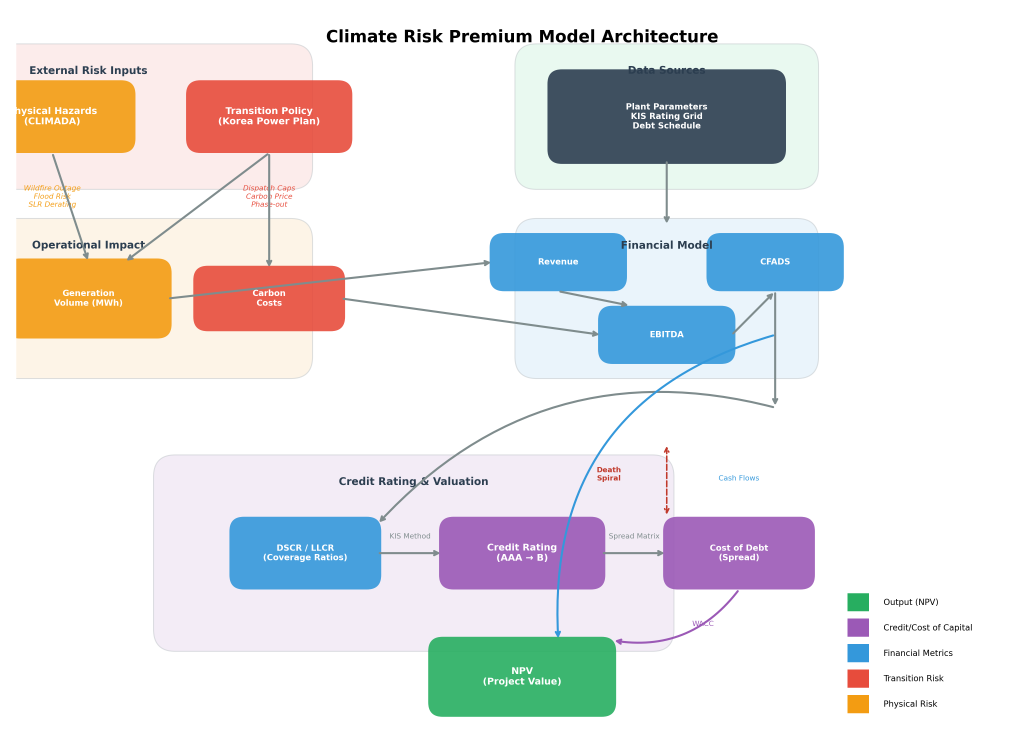
#> input picture results/figures/fig4_model_architecture.png, 4142 x 2970 px (shown at 1/4 size); the run also reads 1 picture not shown here
$ python generate_model_explainer_pdf.py
#> lines starting #> are read from the running program, lines starting #| are printed output that depends on the picture
#!/usr/bin/env python3
"""Generate investor-focused CRP Model Explainer PDF.

Output: docs/CRP_Model_Explainer.pdf (~10 pages, landscape letter)
Dependencies: matplotlib, numpy (standard scientific Python stack)
"""

import sys
from pathlib import Path

import matplotlib
matplotlib.use("Agg")
import matplotlib.pyplot as plt
from matplotlib.backends.backend_pdf import PdfPages
import matplotlib.image as mpimg
import numpy as np

# ---------------------------------------------------------------------------
# Constants
# ---------------------------------------------------------------------------
PROJECT_ROOT = Path(__file__).resolve().parent.parent
OUTPUT_PDF = PROJECT_ROOT / "docs" / "CRP_Model_Explainer.pdf"

# Existing figure paths
FIG_ARCHITECTURE = PROJECT_ROOT / "results" / "figures" / "fig4_model_architecture.png"
FIG_NPV = PROJECT_ROOT / "paper_dev" / "03_figures" / "fig_npv_frozen.png"
FIG_CRP = PROJECT_ROOT / "paper_dev" / "03_figures" / "fig_crp_frozen.png"
FIG_TORNADO = PROJECT_ROOT / "paper_dev" / "03_figures" / "fig_robustness_tornado.png"

# Color palette
NAVY = "#1B2838"
WHITE = "#FFFFFF"
LIGHT_GRAY = "#F4F6F7"
ACCENT_RED = "#C0392B"
DARK_GRAY = "#2C3E50"
MID_GRAY = "#7F8C8D"
ACCENT_BLUE = "#2980B9"

PAGE_W, PAGE_H = 11, 8.5  # landscape letter


def _new_figure():
    """Create a fresh landscape-letter figure."""
    fig = plt.figure(figsize=(PAGE_W, PAGE_H))
    fig.patch.set_facecolor(WHITE)
    return fig


def _header_band(fig, title, subtitle=None, y_top=0.95, height=0.10):
    """Draw a dark navy header band across the top of the page."""
    from matplotlib.patches import FancyBboxPatch
    ax_bg = fig.add_axes([0, y_top - height, 1, height])
    ax_bg.set_xlim(0, 1)
    ax_bg.set_ylim(0, 1)
    ax_bg.set_facecolor(NAVY)
    ax_bg.axis("off")
    ax_bg.text(0.05, 0.55, title, color=WHITE, fontsize=16,
               fontweight="bold", va="center", ha="left")
    if subtitle:
        ax_bg.text(0.95, 0.55, subtitle, color=MID_GRAY, fontsize=9,
                   va="center", ha="right")


def _footer(fig, text="PLANiT Institute  |  Climate Risk Premium Model  |  February 2026"):
    """Small footer at the bottom."""
    fig.text(0.5, 0.02, text, fontsize=7, color=MID_GRAY, ha="center")


def _embed_image(fig, path, rect):
    """Embed a PNG into the figure at the given rect [left, bottom, w, h]."""
    ax = fig.add_axes(rect)
    img = mpimg.imread(str(path))
    ax.imshow(img, aspect="auto")
    ax.axis("off")
    return ax


# ===== PAGE BUILDERS ========================================================

def page_cover(pdf):
    """Page 1 — Cover."""
    fig = _new_figure()
    fig.patch.set_facecolor(NAVY)

    fig.text(0.5, 0.62, "Climate Risk Premium Model",
             fontsize=36, fontweight="bold", color=WHITE, ha="center")
    fig.text(0.5, 0.53, "Samcheok Coal Asset",
             fontsize=28, color=WHITE, ha="center", fontstyle="italic")

    fig.text(0.5, 0.40,
             "Quantifying transition and physical climate risk\nfor project finance",
             fontsize=14, color=MID_GRAY, ha="center", linespacing=1.6)

    fig.text(0.5, 0.22, "PLANiT Institute", fontsize=13, color=WHITE,
             ha="center", fontweight="bold")
    fig.text(0.5, 0.17, "February 2026", fontsize=11, color=MID_GRAY,
             ha="center")

    # Decorative line
    ax_line = fig.add_axes([0.3, 0.30, 0.4, 0.002])
    ax_line.set_facecolor(ACCENT_RED)
    ax_line.axis("off")

    pdf.savefig(fig)
    plt.close(fig)


def page_executive_summary(pdf):
    """Page 2 — Executive Summary."""
    fig = _new_figure()
    _header_band(fig, "Executive Summary")
    _footer(fig)

    findings = [
        ("1", "Baseline NPV: $4,629M",
         "Under current policy, the Samcheok asset is rated AA with strong debt service coverage (DSCR 2.56)."),
        ("2", "Enhanced phase-down: \u2013$1,891M  (CC rated)",
         "Korea\u2019s 11th Basic Plan for Electricity triggers a $6.5 billion value swing \u2014 the single largest risk driver."),
        ("3", "Climate risk premium: up to 1,020 bps",
         "Under aggressive transition, lenders would demand 10.2% additional yield over risk-free benchmarks."),
        ("4", "Transition risk dominates physical risk by 103:1",
         "Policy-driven cash flow erosion overwhelms direct physical damage across every scenario tested."),
        ("5", "Results robust across 100% of stress grid",
         "All 648 deterministic grid points confirm transition dominance; no reversal found."),
    ]

    y = 0.78
    for num, headline, detail in findings:
        # Number circle
        fig.text(0.06, y, num, fontsize=22, fontweight="bold",
                 color=WHITE, ha="center", va="center",
                 bbox=dict(boxstyle="circle,pad=0.3", fc=ACCENT_RED, ec="none"))
        fig.text(0.10, y + 0.005, headline, fontsize=14, fontweight="bold",
                 color=DARK_GRAY, va="center")
        fig.text(0.10, y - 0.035, detail, fontsize=10, color=MID_GRAY,
                 va="center", wrap=True)
        y -= 0.135

    pdf.savefig(fig)
    plt.close(fig)


def page_the_asset(pdf):
    """Page 3 — The Asset."""
    fig = _new_figure()
    _header_band(fig, "The Asset", "Samcheok Blue Power Plant")
    _footer(fig)

    # Description
    desc = (
        "Samcheok Blue Power Plant is a 2.1 GW supercritical coal-fired generation facility\n"
        "located in Gangwon Province, South Korea. Commissioned in 2017 with a 30-year design\n"
        "life, the plant is one of the youngest and most efficient coal assets in Korea\u2019s fleet.\n"
        "It represents a critical test case for stranded-asset risk under the national energy\n"
        "transition framework."
    )
    fig.text(0.06, 0.74, desc, fontsize=11, color=DARK_GRAY,
             va="top", linespacing=1.6)

    # Financial parameters table
    ax_t = fig.add_axes([0.06, 0.12, 0.88, 0.38])
    ax_t.axis("off")

    col_labels = ["Parameter", "Value", "Parameter", "Value"]
    table_data = [
        ["Capacity",       "2,100 MW",         "CAPEX",            "$3,550 M"],
        ["Technology",     "Supercritical coal","Debt / Equity",    "70% / 30%"],
        ["Heat rate",      "8.8 MMBtu/MWh",    "Interest rate",    "5.0%"],
        ["Capacity factor","85%",               "Tax rate",         "25%"],
        ["Emissions",      "0.82 tCO\u2082/MWh",   "Design life",      "30 years"],
        ["Efficiency",     "39%",               "Base electricity price","$65/MWh"],
    ]

    table = ax_t.table(cellText=table_data, colLabels=col_labels,
                       loc="center", cellLoc="center")
    table.auto_set_font_size(False)
    table.set_fontsize(10)
    table.scale(1.0, 1.8)

    # Style header row
    for j in range(4):
        cell = table[0, j]
        cell.set_facecolor(NAVY)
        cell.set_text_props(color=WHITE, fontweight="bold")
    # Style data rows
    for i in range(1, len(table_data) + 1):
        for j in range(4):
            cell = table[i, j]
            cell.set_facecolor(LIGHT_GRAY if i % 2 == 0 else WHITE)
            if j in (0, 2):  # parameter name columns
                cell.set_text_props(fontweight="bold", color=DARK_GRAY)

    pdf.savefig(fig)
    plt.close(fig)


def page_architecture(pdf):
    """Page 4 — Model Architecture."""
    fig = _new_figure()
    _header_band(fig, "Model Architecture")
    _footer(fig)

    if FIG_ARCHITECTURE.exists():
        _embed_image(fig, FIG_ARCHITECTURE, [0.05, 0.10, 0.90, 0.70])
    else:
        fig.text(0.5, 0.45, "[Architecture figure not found]",
                 fontsize=14, color=ACCENT_RED, ha="center")

    fig.text(0.5, 0.06,
             "Scenario Inputs  \u2192  Operational Impact  \u2192  Financial Model  "
             "\u2192  Credit Rating  \u2192  Climate Risk Premium",
             fontsize=10, color=DARK_GRAY, ha="center",
             bbox=dict(boxstyle="round,pad=0.4", fc=LIGHT_GRAY, ec=MID_GRAY, lw=0.5))

    pdf.savefig(fig)
    plt.close(fig)


def page_scenarios(pdf):
    """Page 5 — Scenario Design."""
    fig = _new_figure()
    _header_band(fig, "Scenario Design", "11 deterministic scenarios")
    _footer(fig)

    col_labels = ["Scenario", "Type", "Key Driver", "NPV ($M)", "Rating"]
    table_data = [
        ["Baseline",              "Reference",   "Current policy",            "4,629",  "AA"],
        ["Moderate transition",   "Transition",  "Dispatch penalty 15%",      "3,534",  "AA"],
        ["Aggressive transition", "Transition",  "Dispatch penalty 40%",      "1,369",  "A"],
        ["Moderate physical",     "Physical",    "1.5\u00d7 climate mult.",       "4,599",  "AA"],
        ["High physical",         "Physical",    "2.5\u00d7 climate mult.",       "4,566",  "AA"],
        ["Combined moderate",     "Combined",    "Trans. + phys. moderate",   "3,513",  "AA"],
        ["Combined aggressive",   "Combined",    "Trans. + phys. aggressive", "1,330",  "A"],
        ["Low demand",            "Stress",      "Demand shock \u221225%",        "1,994",  "A"],
        ["Severe drought",        "Stress",      "Water stress penalty",      "4,609",  "AA"],
        ["Enhanced 11th Plan",    "Enhanced",    "Full phase-down schedule",  "\u20131,891", "CC"],
        ["Enhanced combined",     "Enhanced",    "Phase-down + phys. high",   "\u20131,896", "CC"],
    ]

    ax_t = fig.add_axes([0.04, 0.08, 0.92, 0.72])
    ax_t.axis("off")

    table = ax_t.table(cellText=table_data, colLabels=col_labels,
                       loc="center", cellLoc="center")
    table.auto_set_font_size(False)
    table.set_fontsize(9.5)
    table.scale(1.0, 1.65)

    # Style header
    for j in range(5):
        cell = table[0, j]
        cell.set_facecolor(NAVY)
        cell.set_text_props(color=WHITE, fontweight="bold")

    # Style data rows — highlight CC-rated rows
    for i in range(1, len(table_data) + 1):
        row_data = table_data[i - 1]
        is_distressed = row_data[4] in ("CC", "CCC")
        for j in range(5):
            cell = table[i, j]
            if is_distressed:
                cell.set_facecolor("#FADBD8")
                cell.set_text_props(color=ACCENT_RED, fontweight="bold")
            else:
                cell.set_facecolor(LIGHT_GRAY if i % 2 == 0 else WHITE)
                if j == 0:
                    cell.set_text_props(fontweight="bold")

    pdf.savefig(fig)
    plt.close(fig)


def page_npv(pdf):
    """Page 6 — Key Results: NPV Comparison."""
    fig = _new_figure()
    _header_band(fig, "Key Results: NPV Comparison")
    _footer(fig)

    if FIG_NPV.exists():
        _embed_image(fig, FIG_NPV, [0.05, 0.08, 0.90, 0.72])
    else:
        fig.text(0.5, 0.45, "[NPV figure not found]",
                 fontsize=14, color=ACCENT_RED, ha="center")

    # Annotation callouts
    fig.text(0.15, 0.06, "Baseline: $4,629M (AA)",
             fontsize=10, fontweight="bold", color=ACCENT_BLUE,
             bbox=dict(boxstyle="round,pad=0.3", fc="#EBF5FB", ec=ACCENT_BLUE, lw=0.8))
    fig.text(0.65, 0.06, "Enhanced 11th Plan: \u2013$1,891M (CC)",
             fontsize=10, fontweight="bold", color=ACCENT_RED,
             bbox=dict(boxstyle="round,pad=0.3", fc="#FADBD8", ec=ACCENT_RED, lw=0.8))

    pdf.savefig(fig)
    plt.close(fig)


def page_crp(pdf):
    """Page 7 — Climate Risk Premium."""
    fig = _new_figure()
    _header_band(fig, "Climate Risk Premium")
    _footer(fig)

    if FIG_CRP.exists():
        _embed_image(fig, FIG_CRP, [0.05, 0.18, 0.90, 0.62])
    else:
        fig.text(0.5, 0.50, "[CRP figure not found]",
                 fontsize=14, color=ACCENT_RED, ha="center")

    # Definition text box
    definition = (
        "CRP = the additional cost of capital demanded by lenders to compensate for\n"
        "climate-related credit deterioration, measured as the spread differential\n"
        "between the climate-adjusted and baseline credit ratings."
    )
    fig.text(0.5, 0.12, definition, fontsize=10, color=DARK_GRAY, ha="center",
             va="center", linespacing=1.5,
             bbox=dict(boxstyle="round,pad=0.5", fc=LIGHT_GRAY, ec=MID_GRAY, lw=0.5))

    fig.text(0.5, 0.04,
             "Peak CRP: 1,020 bps = 10.2% additional financing cost",
             fontsize=12, fontweight="bold", color=ACCENT_RED, ha="center")

    pdf.savefig(fig)
    plt.close(fig)


def page_credit_rating(pdf):
    """Page 8 — Credit Rating Transition."""
    fig = _new_figure()
    _header_band(fig, "Credit Rating Transition", "From AA to CC: the death spiral")
    _footer(fig)

    # --- Rating waterfall chart ---
    ax = fig.add_axes([0.06, 0.30, 0.55, 0.50])

    ratings = ["AA", "A", "BBB", "BB", "B", "CCC", "CC"]
    spreads = [100, 150, 250, 400, 650, 1000, 1500]
    scenarios = [
        "Baseline",
        "Aggressive\ntransition",
        "",
        "",
        "",
        "",
        "Enhanced\n11th Plan",
    ]

    colors = [ACCENT_BLUE, ACCENT_BLUE, "#F39C12", "#F39C12",
              ACCENT_RED, ACCENT_RED, ACCENT_RED]

    bars = ax.barh(range(len(ratings)), spreads, color=colors, edgecolor="white", height=0.6)
    ax.set_yticks(range(len(ratings)))
    ax.set_yticklabels(ratings, fontsize=11, fontweight="bold")
    ax.set_xlabel("Credit Spread (bps)", fontsize=10)
    ax.set_title("Rating Scale & Indicative Spreads", fontsize=12, fontweight="bold",
                 color=DARK_GRAY, pad=10)
    ax.invert_yaxis()
    ax.set_xlim(0, 1800)
    ax.spines["top"].set_visible(False)
    ax.spines["right"].set_visible(False)

    # Add spread labels
    for i, (bar, spread, scen) in enumerate(zip(bars, spreads, scenarios)):
        ax.text(spread + 30, i, f"{spread} bps", va="center", fontsize=9, color=DARK_GRAY)
        if scen:
            ax.text(spread + 200, i, scen, va="center", fontsize=8,
                    color=ACCENT_RED if i >= 4 else ACCENT_BLUE, fontweight="bold")

    # --- Explanation text ---
    explanation = (
        "The \u2018death spiral\u2019 mechanism:\n\n"
        "1. Carbon pricing & dispatch penalties\n"
        "   erode operating margins\n\n"
        "2. Negative EBITDA triggers credit\n"
        "   downgrade (AA \u2192 CC)\n\n"
        "3. Higher spreads increase financing\n"
        "   costs, further eroding cash flow\n\n"
        "4. Refinancing becomes prohibitively\n"
        "   expensive or impossible"
    )
    fig.text(0.70, 0.58, explanation, fontsize=10, color=DARK_GRAY,
             va="center", ha="left", linespacing=1.4,
             bbox=dict(boxstyle="round,pad=0.6", fc=LIGHT_GRAY, ec=MID_GRAY, lw=0.5))

    # Spread table at bottom
    ax_t = fig.add_axes([0.06, 0.06, 0.88, 0.15])
    ax_t.axis("off")
    spread_labels = ["AA", "A", "BBB", "BB", "B", "CCC", "CC"]
    spread_vals = ["100", "150", "250", "400", "650", "1,000", "1,500"]
    tbl = ax_t.table(
        cellText=[spread_vals],
        colLabels=spread_labels,
        loc="center", cellLoc="center"
    )
    tbl.auto_set_font_size(False)
    tbl.set_fontsize(10)
    tbl.scale(1.0, 1.6)
    for j in range(7):
        tbl[0, j].set_facecolor(NAVY)
        tbl[0, j].set_text_props(color=WHITE, fontweight="bold")
        tbl[1, j].set_facecolor(LIGHT_GRAY)

    pdf.savefig(fig)
    plt.close(fig)


def page_robustness(pdf):
    """Page 9 — Robustness."""
    fig = _new_figure()
    _header_band(fig, "Robustness Analysis", "648-point deterministic stress grid")
    _footer(fig)

    if FIG_TORNADO.exists():
        _embed_image(fig, FIG_TORNADO, [0.05, 0.18, 0.60, 0.62])
    else:
        fig.text(0.35, 0.50, "[Tornado figure not found]",
                 fontsize=14, color=ACCENT_RED, ha="center")

    # Key stats on the right
    stats = [
        ("Stress Range", "\u2013$3,091M to \u2013$691M"),
        ("Best Case", "\u2013$691M (still negative)"),
        ("Worst Case", "\u2013$3,091M"),
        ("Dominance Ratio", "103:1 (trans. vs phys.)"),
        ("Grid Coverage", "100% transition dominance"),
    ]
    y = 0.74
    for label, value in stats:
        fig.text(0.70, y, label, fontsize=10, fontweight="bold", color=DARK_GRAY)
        fig.text(0.70, y - 0.03, value, fontsize=11, color=ACCENT_RED)
        y -= 0.105

    fig.text(0.70, 0.18,
             "Physical damage multiplier\nis the smallest sensitivity\nbar in every test.",
             fontsize=9, color=MID_GRAY, linespacing=1.5,
             bbox=dict(boxstyle="round,pad=0.4", fc=LIGHT_GRAY, ec=MID_GRAY, lw=0.5))

    pdf.savefig(fig)
    plt.close(fig)


def page_takeaways(pdf):
    """Page 10 — Key Takeaways."""
    fig = _new_figure()
    fig.patch.set_facecolor(NAVY)

    fig.text(0.5, 0.88, "Key Takeaways", fontsize=28, fontweight="bold",
             color=WHITE, ha="center")

    # Decorative line
    ax_line = fig.add_axes([0.3, 0.83, 0.4, 0.002])
    ax_line.set_facecolor(ACCENT_RED)
    ax_line.axis("off")

    takeaways = [
        ("1", "Transition-policy clarity is financially consequential\nat the project level.",
         "A single regulatory decision (the 11th Basic Plan) drives a $6.5B value swing.\n"
         "Investors need scenario-conditioned risk metrics, not point estimates."),
        ("2", "Disclosure governance matters as much as\nmodel sophistication.",
         "Credit rating transitions from AA to CC are driven by policy assumptions,\n"
         "not model complexity. Transparent scenario design is essential."),
        ("3", "Transition planning and financing design\nshould be discussed jointly.",
         "The \u2018death spiral\u2019 from carbon costs to distressed ratings to prohibitive spreads\n"
         "means energy transition policy and financial structuring are inseparable."),
    ]

    y = 0.72
    for num, headline, detail in takeaways:
        fig.text(0.08, y, num, fontsize=24, fontweight="bold", color=NAVY,
                 ha="center", va="center",
                 bbox=dict(boxstyle="circle,pad=0.3", fc=ACCENT_RED, ec="none"))
        fig.text(0.13, y + 0.005, headline, fontsize=14, fontweight="bold",
                 color=WHITE, va="center", linespacing=1.4)
        fig.text(0.13, y - 0.065, detail, fontsize=10, color=MID_GRAY,
                 va="center", linespacing=1.4)
        y -= 0.22

    # Footer
    fig.text(0.5, 0.06,
             "github.com/jinsu/climate_risk_premium  |  PLANiT Institute  |  February 2026",
             fontsize=9, color=MID_GRAY, ha="center")

    pdf.savefig(fig)
    plt.close(fig)


# ===== MAIN =================================================================

def main():
    OUTPUT_PDF.parent.mkdir(parents=True, exist_ok=True)

    # Check for required figures
    missing = []
    for path in [FIG_ARCHITECTURE, FIG_NPV, FIG_CRP, FIG_TORNADO]:
        if not path.exists():
            missing.append(str(path.relative_to(PROJECT_ROOT)))
    if missing:
        print(f"WARNING: Missing figures (will show placeholders): {missing}")

    print(f"Generating {OUTPUT_PDF.relative_to(PROJECT_ROOT)} ...")

    with PdfPages(str(OUTPUT_PDF)) as pdf:
        page_cover(pdf)
        print("  [1/10] Cover")
        page_executive_summary(pdf)
        print("  [2/10] Executive Summary")
        page_the_asset(pdf)
        print("  [3/10] The Asset")
        page_architecture(pdf)
#> in _embed_image, img is the input picture: shape (2970, 4142, 4) float32; mean R, G, B, A 0.909, 0.909, 0.894, 1
        print("  [4/10] Model Architecture")
        page_scenarios(pdf)
        print("  [5/10] Scenario Design")
        page_npv(pdf)
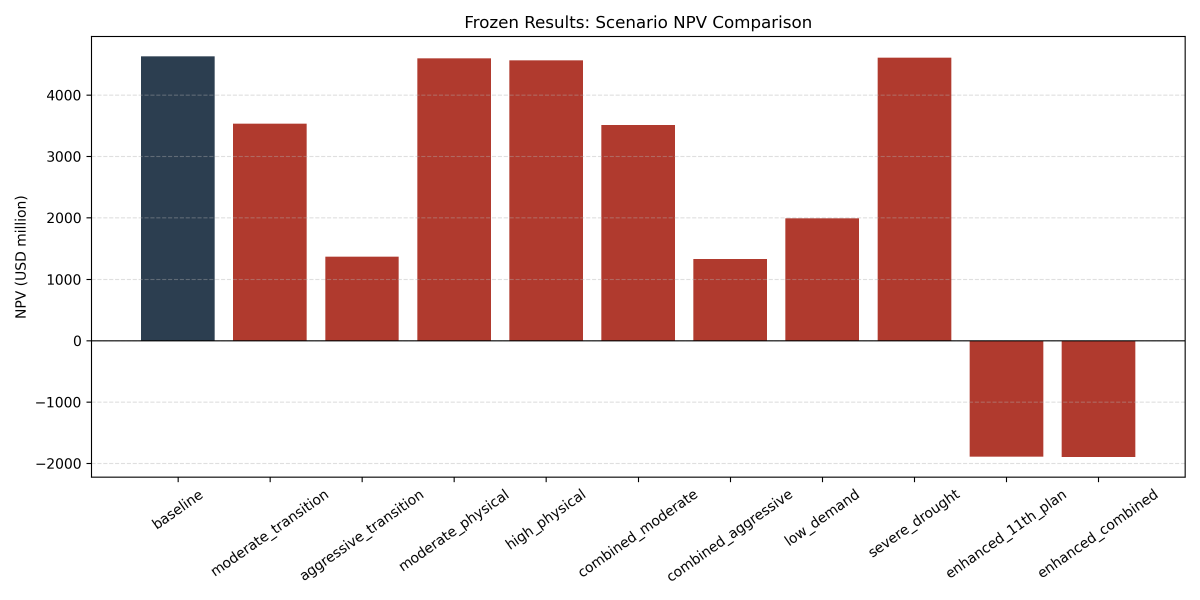
#> input picture paper_dev/03_figures/fig_npv_frozen.png, 3600 x 1800 px (shown at 1/3 size)
#> in _embed_image, img is the input picture: shape (1800, 3600, 4) float32; mean R, G, B, A 0.913, 0.825, 0.817, 1
        print("  [6/10] NPV Comparison")
        page_crp(pdf)
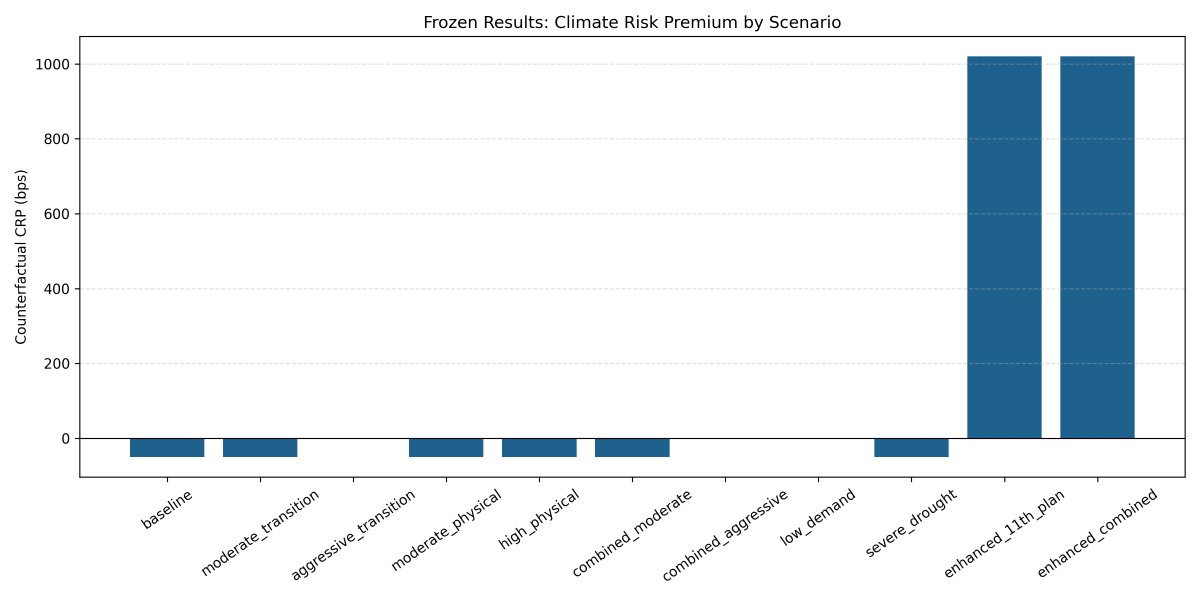
#> input picture paper_dev/03_figures/fig_crp_frozen.png, 3600 x 1800 px (shown at 1/3 size)
#> in _embed_image, img is the input picture: shape (1800, 3600, 4) float32; mean R, G, B, A 0.899, 0.935, 0.94, 1
        print("  [7/10] Climate Risk Premium")
        page_credit_rating(pdf)
#> (the rest of the program and of its run is left out)
